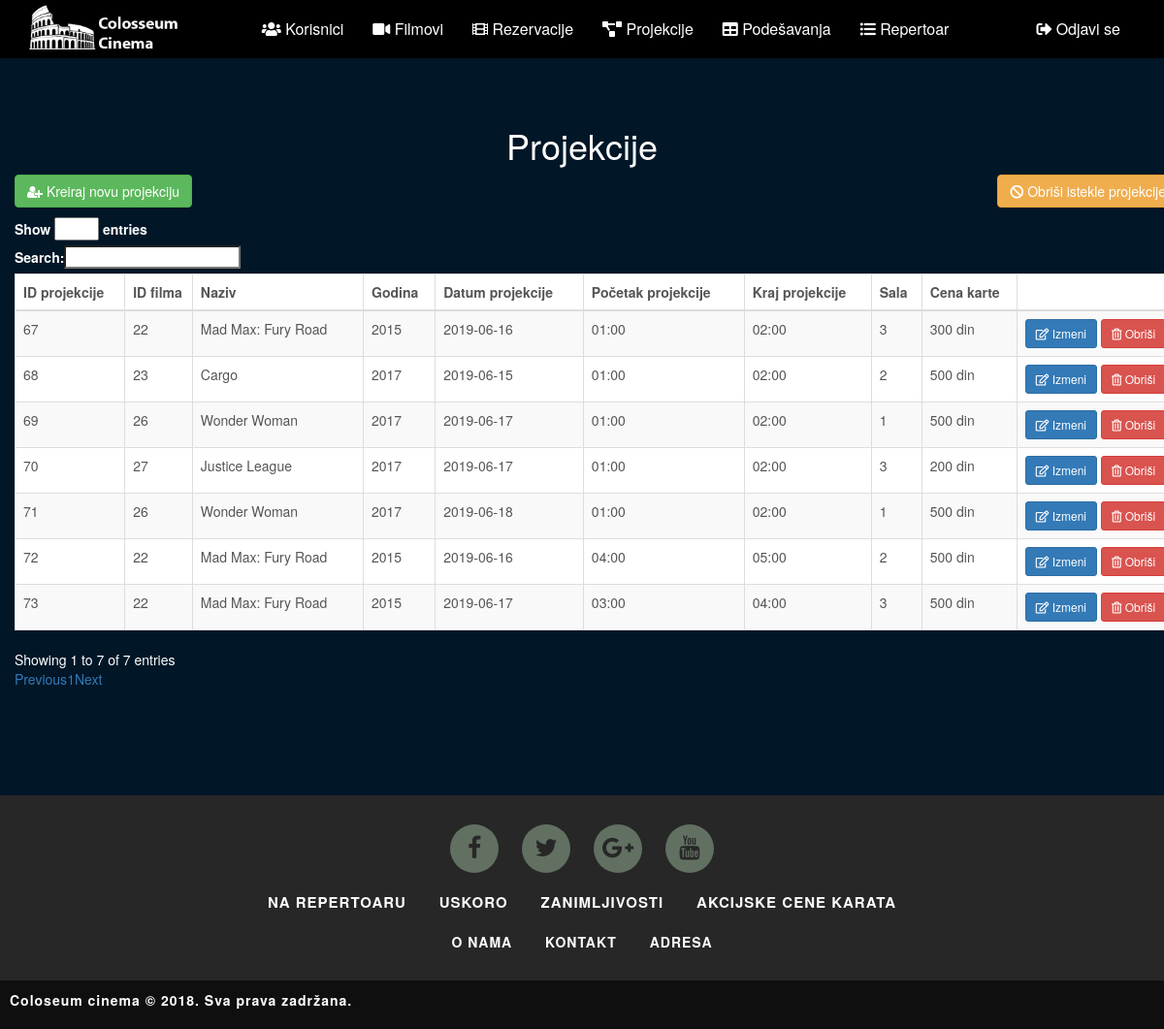
Page /projection (signed in) on the earlier database version.
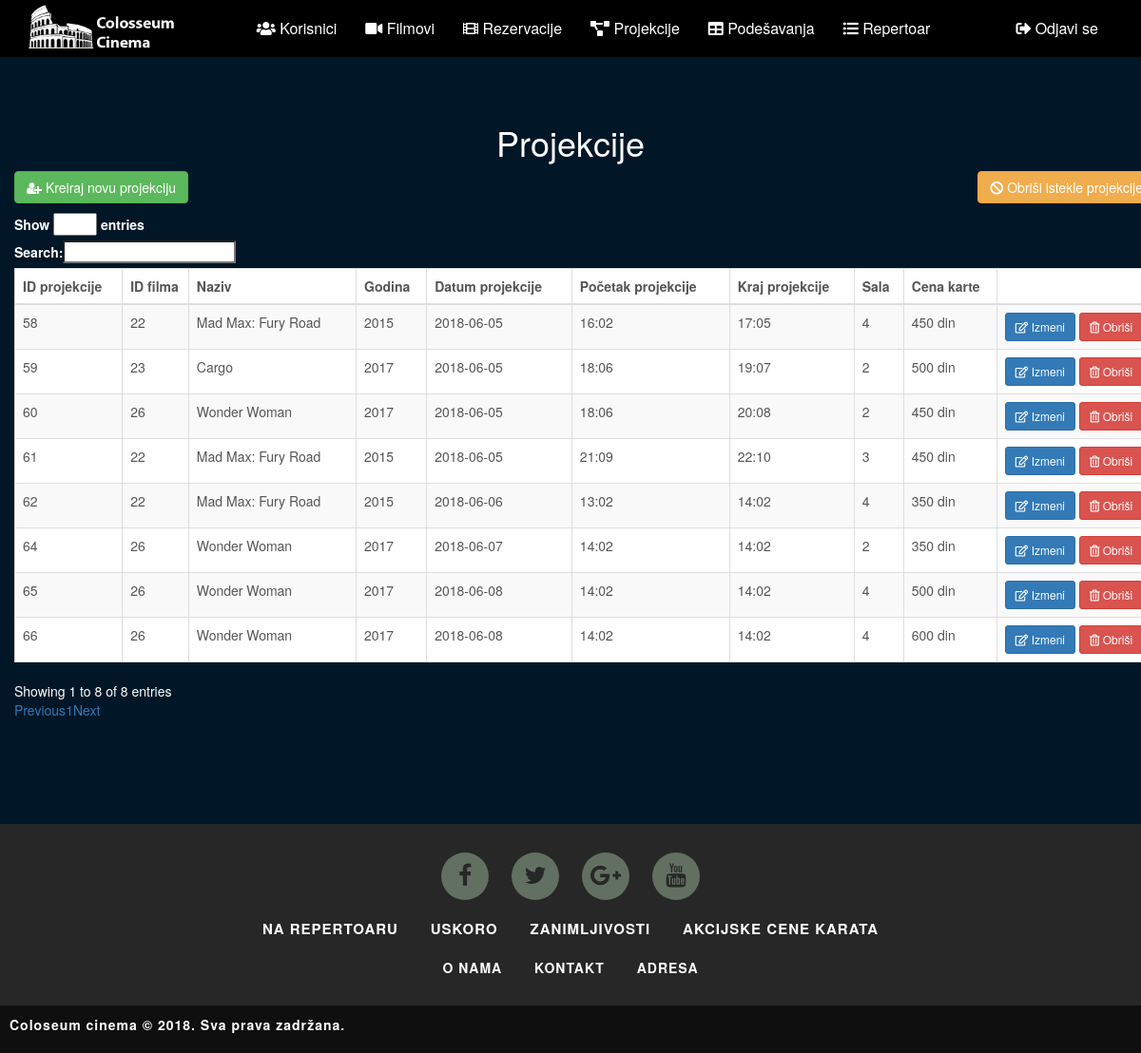
Same page on the later database version.
### tables this page shows
CREATE TABLE `projection` (
  `id` int(11) NOT NULL,
  `filmId` int(11) NOT NULL,
  `date` date NOT NULL,
  `start` time NOT NULL,
  `end` time NOT NULL,
  `hall` int(11) NOT NULL,
  `price` int(11) NOT NULL
);

CREATE TABLE `film` (
  `id` int(11) NOT NULL,
  `name` varchar(255) NOT NULL,
  `year` int(11) NOT NULL,
  `director` varchar(255) NOT NULL,
  `genre` varchar(255) NOT NULL,
  `durationTime` int(11) NOT NULL,
  `description` varchar(255) NOT NULL,
  `rating` double NOT NULL,
  `youtube_url` varchar(255) NOT NULL,
  `path` varchar(255) NOT NULL DEFAULT 'web/images/no-image.png'
);

### controllers/projection.php (called while the page is built, shortened)
<?php
class Projection extends Controller
{
    public function index($filmId = null)
    {
        $this->view->filmId =  $filmId != null ? $filmId : '';
        $this->view->projectionList = $this->model->projectionList();
        $this->view->title = 'Lista projekcija';
        $this->view->render('projection/index');
    }
}

### index.php (called while the page is built, shortened)
<?php
require 'libs/Controller.php';
require 'libs/Model.php';
$app = new Bootstrap();

### libs/Model.php (called while the page is built)
<?php
class Model {
	function __construct() {
        $this->db = new Database(DB_TYPE, DB_HOST, DB_NAME, DB_USER, DB_PASS);
	}
}

### models/projection_model.php (called while the page is built, shortened)
<?php
class Projection_Model extends Model
{
    public function projectionList()
    {
        $sql = 'SELECT f.id,f.name,f.year,f.director,f.genre,f.durationTime,f.description,f.rating,p.id,p.filmId,p.date,p.start,p.end,
                p.hall,p.price FROM ' . TABLE_FILM . ' AS f INNER JOIN ' . TABLE_PROJECTION . ' AS p ON f.id = p.filmId';
        try {
            $sth = $this->db->prepare($sql);
            $sth->execute();
            $projectionList = $sth->fetchAll();
            return $projectionList;
        }catch(PDOException $ex)
        {
            echo $ex->getMessage();
            return array();
        }
    }
}

### libs/Controller.php (called while the page is built, shortened)
<?php
class Controller
{
    public function loadModel($name)
    {
        $path = 'models/' . $name . '_model.php';
        if (file_exists($path)) {
            $this->model = new $modelName();
        }
    }
}

### views/projection/index.php (the view, shortened to what this page needs)
<div class="projection-content">
    <div class="container">
        <div class="row">
            <h1 class="text-center">Projekcije</h1>
            <button class="btn btn-warning" style="float: right;margin-right: -30px;">
                <a href="<?php echo URL; ?>projection/deleteExpiredProjections" style="color: white"><i class="fas fa-ban"></i> Obriši istekle projekcije</a>
            </button>
            <div class="create">
                <button onclick="document.getElementById('user-form').style.display='block'" style="width:auto;"
                        class="btn btn-success"><i class="fa fa-user-plus"></i> Kreiraj novu projekciju
                </button>
                <div class="table-responsive" style="width: 1200px;">
                    <table id="projection-table" class="table table-striped table-bordered table-hover">
                        <thead>
                        <tr>
                            <th>ID projekcije</th>
                            <th>ID filma</th>
                            <th>Naziv</th>
                            <th>Godina</th>
                            <th>Datum projekcije</th>
                            <th>Početak projekcije</th>
                            <th>Kraj projekcije</th>
                            <th>Sala</th>
                            <th>Cena karte</th>
                            <th></th>
                        </tr>
                        </thead>
                        <?php
                        foreach ($this->projectionList as $key => $value) {
                            list($hourS, $minuteS) = explode(':', $value['start']);
                            list($hourE, $minuteE) = explode(':', $value['end']);
                            echo '<tr>';
                            echo '<td>' . $value['id'] . '</td>';
                            echo '<td>' . $value['filmId'] . '</td>';
                            echo '<td>' . $value['name'] . '</td>';
                            echo '<td>' . $value['year'] . '</td>';
                            echo '<td>' . $value['date'] . '</td>';
                            echo '<td>' . $hourS . ':' . $minuteS . '</td>';
                            echo '<td>' . $hourE . ':' . $minuteE . '</td>';
                            echo '<td>' . $value['hall'] . '</td>';
                            echo '<td>' . $value['price'] . ' din</td>';
                            echo '<td style="width: 146px">
                        <a href="' . URL . 'projection/edit/' . $value['id'] . '"><button class="btn btn-primary btn-sm">
                            <i class="far fa-edit"></i> Izmeni</button></a>
                        <a href="' . URL . 'projection/delete/' . $value['id'] . '"><button class="btn btn-danger btn-sm">
                        <i class="far fa-trash-alt"></i> Obriši</button></a>
                    </td>';
                            echo '</tr>';
                        }
                        ?>
                    </table>
                </div>
            </div>
        </div>
    </div>

Differences in the rows shown:
removed projection: id "67", filmId "22", filmId.name "Mad Max: Fury Road", filmId.year "2015", date "2019-06-16", hourS "01", minuteS "00", hourE "02", minuteE "00", hall "3", price "300"
removed projection: id "68", filmId "23", filmId.name "Cargo", filmId.year "2017", date "2019-06-15", hourS "01", minuteS "00", hourE "02", minuteE "00", hall "2", price "500"
removed projection: id "69", filmId "26", filmId.name "Wonder Woman", filmId.year "2017", date "2019-06-17", hourS "01", minuteS "00", hourE "02", minuteE "00", hall "1", price "500"
removed projection: id "70", filmId "27", filmId.name "Justice League", filmId.year "2017", date "2019-06-17", hourS "01", minuteS "00", hourE "02", minuteE "00", hall "3", price "200"
removed projection: id "71", filmId "26", filmId.name "Wonder Woman", filmId.year "2017", date "2019-06-18", hourS "01", minuteS "00", hourE "02", minuteE "00", hall "1", price "500"
removed projection: id "72", filmId "22", filmId.name "Mad Max: Fury Road", filmId.year "2015", date "2019-06-16", hourS "04", minuteS "00", hourE "05", minuteE "00", hall "2", price "500"
removed projection: id "73", filmId "22", filmId.name "Mad Max: Fury Road", filmId.year "2015", date "2019-06-17", hourS "03", minuteS "00", hourE "04", minuteE "00", hall "3", price "500"
added projection: id "58", filmId "22", filmId.name "Mad Max: Fury Road", filmId.year "2015", date "2018-06-05", hourS "16", minuteS "02", hourE "17", minuteE "05", hall "4", price "450"
added projection: id "59", filmId "23", filmId.name "Cargo", filmId.year "2017", date "2018-06-05", hourS "18", minuteS "06", hourE "19", minuteE "07", hall "2", price "500"
added projection: id "60", filmId "26", filmId.name "Wonder Woman", filmId.year "2017", date "2018-06-05", hourS "18", minuteS "06", hourE "20", minuteE "08", hall "2", price "450"
added projection: id "61", filmId "22", filmId.name "Mad Max: Fury Road", filmId.year "2015", date "2018-06-05", hourS "21", minuteS "09", hourE "22", minuteE "10", hall "3", price "450"
added projection: id "62", filmId "22", filmId.name "Mad Max: Fury Road", filmId.year "2015", date "2018-06-06", hourS "13", minuteS "02", hourE "14", minuteE "02", hall "4", price "350"
added projection: id "64", filmId "26", filmId.name "Wonder Woman", filmId.year "2017", date "2018-06-07", hourS "14", minuteS "02", hourE "14", minuteE "02", hall "2", price "350"
added projection: id "65", filmId "26", filmId.name "Wonder Woman", filmId.year "2017", date "2018-06-08", hourS "14", minuteS "02", hourE "14", minuteE "02", hall "4", price "500"
added projection: id "66", filmId "26", filmId.name "Wonder Woman", filmId.year "2017", date "2018-06-08", hourS "14", minuteS "02", hourE "14", minuteE "02", hall "4", price "600"
Other differences:
text written by a page script: "Show entries Search: Showing 1 to 7 of 7 entries Previous 1 Next" → "Show entries Search: Showing 1 to 8 of 8 entries Previous 1 Next"
